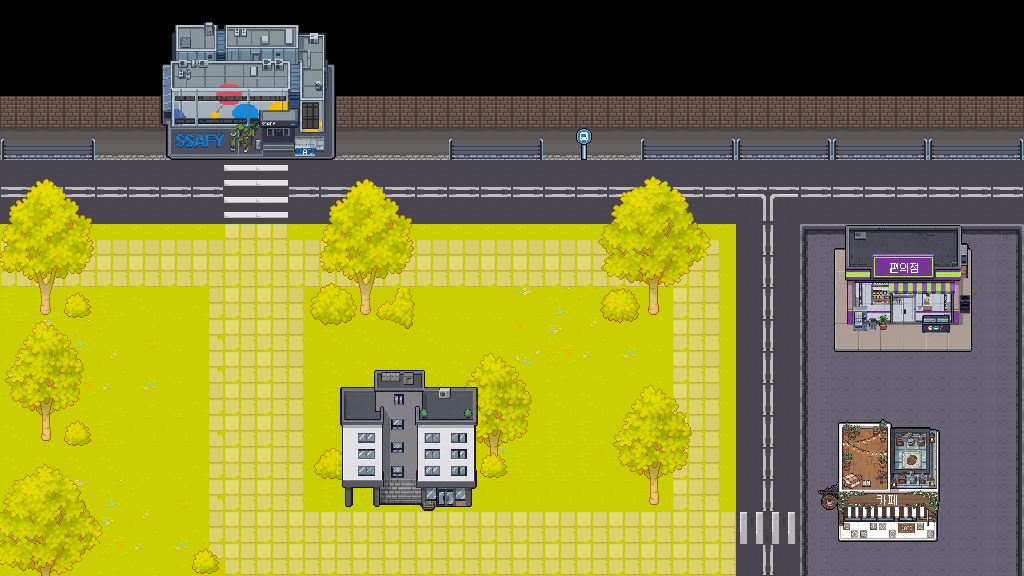

Tiled map render using the project's own tile images. Description and the map definition, with tile-layer contents summarised, below:
An orthogonal 32x18 tile map with 32x32 px tiles, 7 tile layers (Tile Layer 1, obj, root, bush, ...), 3 hidden layers not drawn.

<map version="1.10" tiledversion="1.11.2" orientation="orthogonal" renderorder="right-down" width="32" height="18" tilewidth="32" tileheight="32" infinite="0" nextlayerid="12" nextobjectid="1">
 <tileset firstgid="1" source="FullTileSet.tsx" />
<layer id="1" name="Tile Layer 1" width="32" height="18">
  <data>[576 cells, 478 non-empty, 42 distinct tile ids]</data>
 </layer>
 <layer id="3" name="obj" width="32" height="18">
  <data>[576 cells, 65 non-empty, 12 distinct tile ids]</data>
 </layer>
 <layer id="8" name="root" width="32" height="18">
  <data>[576 cells, 6 non-empty, 3 distinct tile ids]</data>
 </layer>
 <layer id="7" name="bush" width="32" height="18">
  <data>[576 cells, 19 non-empty, 14 distinct tile ids]</data>
 </layer>
 <layer id="5" name="tree" width="32" height="18">
  <data>[576 cells, 79 non-empty, 36 distinct tile ids]</data>
 </layer>
 <layer id="4" name="col" width="32" height="18">
  <data>[576 cells, 101 non-empty, 94 distinct tile ids]</data>
 </layer>
 <layer id="6" name="build" width="32" height="18">
  <data>[576 cells, 67 non-empty, 66 distinct tile ids]</data>
 </layer>
 <layer id="9" name="interaction(build)" width="32" height="18" visible="0">
  <data>[576 cells, 45 non-empty, 1 distinct tile ids]</data>
 </layer>
 <layer id="10" name="collision(patch)" width="32" height="18" visible="0">
  <data>[576 cells, 3 non-empty, 1 distinct tile ids]</data>
 </layer>
 <layer id="11" name="interaction(patch)" width="32" height="18" visible="0">
  <data>[576 cells, 3 non-empty, 1 distinct tile ids]</data>
 </layer>
</map>
